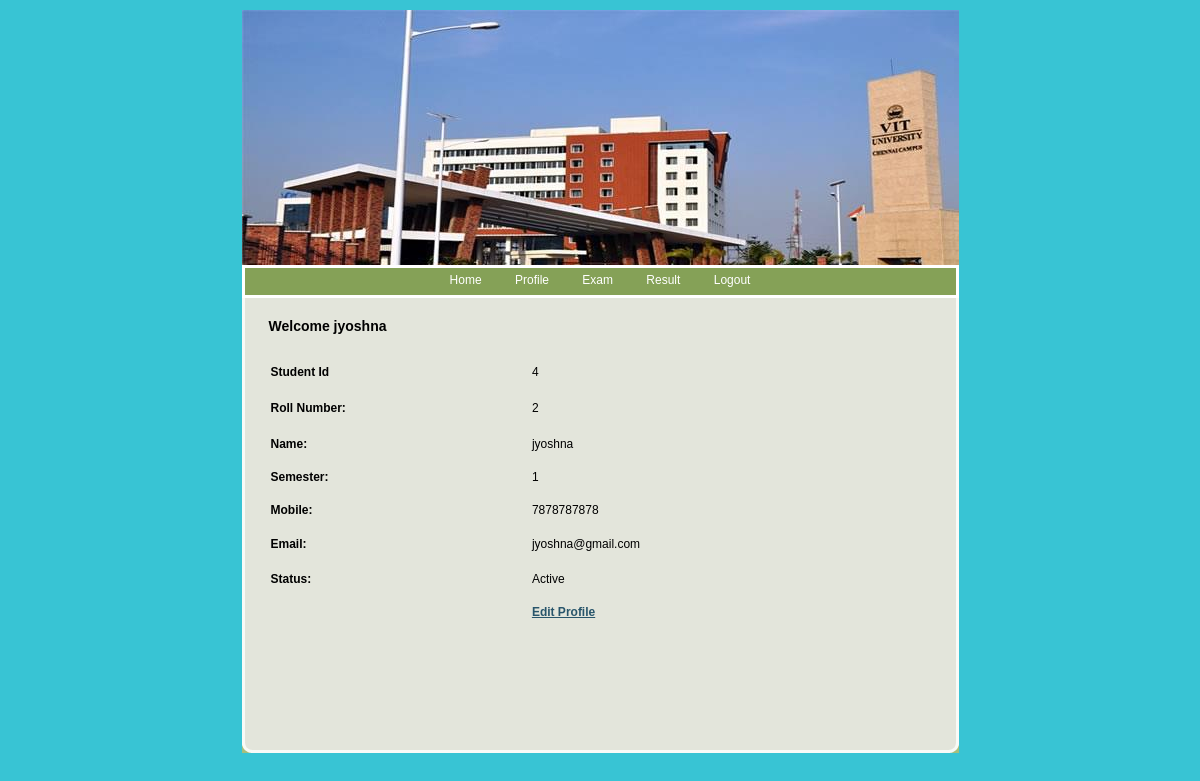
The page /Student/Profile.php (signed in) on the database its author committed.
### tables this page shows
CREATE TABLE IF NOT EXISTS `student_registration` (
  `Student_Id` int(11) NOT NULL AUTO_INCREMENT,
  `RollNumber` varchar(20) NOT NULL,
  `Name` varchar(20) NOT NULL,
  `Semester` varchar(10) NOT NULL,
  `Email` varchar(20) NOT NULL,
  `Mobile` varchar(10) NOT NULL,
  `UserName` varchar(20) NOT NULL,
  `Password` varchar(20) NOT NULL,
  `Status` varchar(10) NOT NULL,
  PRIMARY KEY (`Student_Id`)
);

### Student/Profile.php (the view, shortened to what this page needs)
<!DOCTYPE html PUBLIC "-//W3C//DTD XHTML 1.0 Transitional//EN" "http://www.w3.org/TR/xhtml1/DTD/xhtml1-transitional.dtd">
<html xmlns="http://www.w3.org/1999/xhtml">
<head>
<link href="style.css" rel="stylesheet" type="text/css" />
</head>
<body>
<div id="container">
	<?php
		include "Header.php";
		?>
	<div id="content">
		<div id="left">
			<h1>Welcome <?php echo $_SESSION['Name'];?></h1>
			<?php
$Id=$_SESSION['ID'];
$con = mysql_connect("localhost","root");
$sql = "select * from student_registration where Student_Id=".$Id."";
$result = mysql_query($sql,$con);
while($row = mysql_fetch_array($result))
{
$Id=$row['Student_Id'];
$RollNumber=$row['RollNumber'];
$Name=$row['Name'];
$Semester=$row['Semester'];
$Email=$row['Email'];
$Mobile=$row['Mobile'];
$Status=$row['Status'];
}
?>
                      <table width="100%" border="0">
                        <tr>
                          <td height="32"><span class="style8"><strong>Student Id</strong></span></td>
                          <td><?php echo $Id;?></td>
                        </tr>
                        <tr>
                          <td height="36"><span class="style8"><strong>Roll Number:</strong></span></td>
                          <td><?php echo $RollNumber;?></td>
                        </tr>
                        <tr>
                          <td height="31"><strong>Name:</strong></td>
                          <td><?php echo $Name;?></td>
                        </tr>
                        <tr>
                          <td height="31"><strong>Semester:</strong></td>
                          <td><?php echo $Semester;?></td>
                        </tr>
                        <tr>
                          <td height="31"><strong>Mobile:</strong></td>
                          <td><?php echo $Mobile;?></td>
                        </tr>
                        <tr>
                          <td height="33"><strong>Email:</strong></td>
                          <td><?php echo $Email;?></td>
                        </tr>
                        <tr>
                          <td height="34"><strong>Status:</strong></td>
                          <td><?php echo $Status;?></td>
                        </tr>
                        <tr>
                          <td height="28"></td>
                          <td><a href="EditProfile.php?Id=<?php echo $Id;?>"><strong>Edit Profile</strong></a></td>
                        </tr>
                      </table>
	<p>&nbsp;</p>
	<h1>&nbsp;</h1>
	  </div>
		<div id="footerline"></div>
	</div>
</div>
</body>
</html>

### Student/style.css (style rules this page uses)
body { background-color:#38C4D4; color:#000000; font-family: Verdana, Arial, Helvetica, sans-serif; font-size: 12px; margin: 10px 10px; padding: 0px; }
* { margin: 0px; padding: 0px; }
#container { margin: 0px auto; text-align: left; width: 717px; }
a { font-size:12px; }
p { margin: 15px 0px; }
#content { background-image:url(images/content_bg.gif); width:717px; }
h1 { color:#000000; font-size:14px; margin: 20px 0px 20px 0px; }
#left { float:left; width:638px; margin-left:27px; padding: 0px 10px 30px 0px; display:inline; }
#left a { color:#28556b; }
#footerline { clear:both; background-image:url(images/footer_bg.gif); font-size:1px; height:10px; }

### rows shown on the page
student_registration: Student_Id "4", RollNumber "2", Name "jyoshna", Semester "1", Mobile "7878787878", Email "jyoshna@gmail.com", Status "Active"

### other values the page prints
$_SESSION['Name'] "jyoshna"
